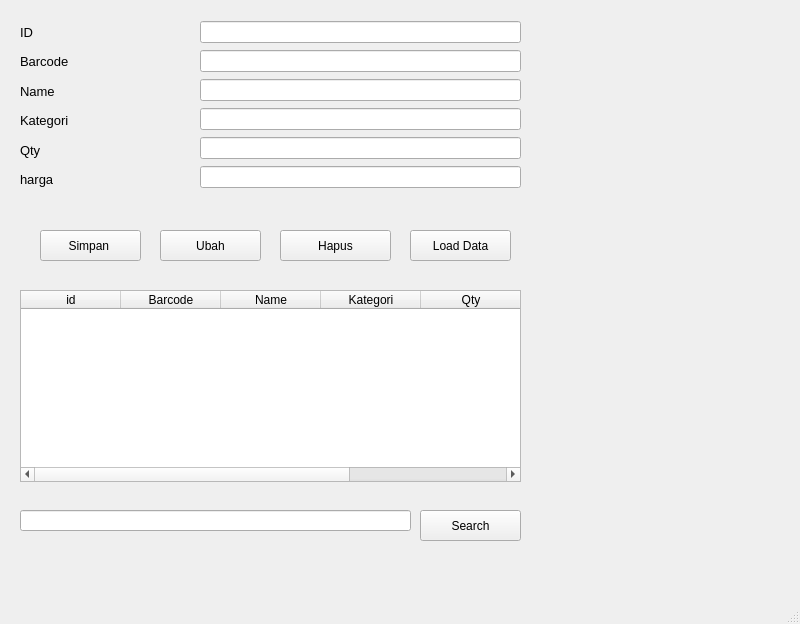
<?xml version="1.0" encoding="UTF-8"?>
<ui version="4.0">
 <class>MainWindow</class>
 <widget class="QMainWindow" name="MainWindow">
  <property name="geometry">
   <rect>
    <x>0</x>
    <y>0</y>
    <width>800</width>
    <height>624</height>
   </rect>
  </property>
  <property name="windowTitle">
   <string>MainWindow</string>
  </property>
  <widget class="QWidget" name="centralwidget">
   <widget class="QWidget" name="verticalLayoutWidget">
    <property name="geometry">
     <rect>
      <x>20</x>
      <y>20</y>
      <width>171</width>
      <height>171</height>
     </rect>
    </property>
    <layout class="QVBoxLayout" name="verticalLayout">
     <item>
      <widget class="QLabel" name="label">
       <property name="font">
        <font>
         <pointsize>10</pointsize>
        </font>
       </property>
       <property name="text">
        <string>ID</string>
       </property>
      </widget>
     </item>
     <item>
      <widget class="QLabel" name="label_2">
       <property name="font">
        <font>
         <pointsize>10</pointsize>
        </font>
       </property>
       <property name="text">
        <string>Barcode</string>
       </property>
      </widget>
     </item>
     <item>
      <widget class="QLabel" name="label_3">
       <property name="font">
        <font>
         <pointsize>10</pointsize>
        </font>
       </property>
       <property name="text">
        <string>Name</string>
       </property>
      </widget>
     </item>
     <item>
      <widget class="QLabel" name="label_4">
       <property name="font">
        <font>
         <pointsize>10</pointsize>
        </font>
       </property>
       <property name="text">
        <string>Kategori</string>
       </property>
      </widget>
     </item>
     <item>
      <widget class="QLabel" name="label_6">
       <property name="font">
        <font>
         <pointsize>10</pointsize>
        </font>
       </property>
       <property name="text">
        <string>Qty</string>
       </property>
      </widget>
     </item>
     <item>
      <widget class="QLabel" name="label_5">
       <property name="font">
        <font>
         <pointsize>10</pointsize>
        </font>
       </property>
       <property name="text">
        <string>harga</string>
       </property>
      </widget>
     </item>
    </layout>
   </widget>
   <widget class="QWidget" name="verticalLayoutWidget_2">
    <property name="geometry">
     <rect>
      <x>200</x>
      <y>20</y>
      <width>321</width>
      <height>169</height>
     </rect>
    </property>
    <layout class="QVBoxLayout" name="verticalLayout_2">
     <item>
      <widget class="QLineEdit" name="lineEdit_2"/>
     </item>
     <item>
      <widget class="QLineEdit" name="lineEdit_5"/>
     </item>
     <item>
      <widget class="QLineEdit" name="lineEdit_4"/>
     </item>
     <item>
      <widget class="QLineEdit" name="lineEdit_6"/>
     </item>
     <item>
      <widget class="QLineEdit" name="lineEdit_3"/>
     </item>
     <item>
      <widget class="QLineEdit" name="lineEdit"/>
     </item>
    </layout>
   </widget>
   <widget class="QPushButton" name="pushButton">
    <property name="geometry">
     <rect>
      <x>40</x>
      <y>230</y>
      <width>101</width>
      <height>31</height>
     </rect>
    </property>
    <property name="text">
     <string>Simpan </string>
    </property>
   </widget>
   <widget class="QPushButton" name="pushButton_2">
    <property name="geometry">
     <rect>
      <x>160</x>
      <y>230</y>
      <width>101</width>
      <height>31</height>
     </rect>
    </property>
    <property name="text">
     <string>Ubah</string>
    </property>
   </widget>
   <widget class="QPushButton" name="pushButton_3">
    <property name="geometry">
     <rect>
      <x>280</x>
      <y>230</y>
      <width>111</width>
      <height>31</height>
     </rect>
    </property>
    <property name="text">
     <string>Hapus</string>
    </property>
   </widget>
   <widget class="QPushButton" name="pushButton_4">
    <property name="geometry">
     <rect>
      <x>410</x>
      <y>230</y>
      <width>101</width>
      <height>31</height>
     </rect>
    </property>
    <property name="text">
     <string>Load Data</string>
    </property>
   </widget>
   <widget class="QTableWidget" name="tableWidget">
    <property name="geometry">
     <rect>
      <x>20</x>
      <y>290</y>
      <width>501</width>
      <height>192</height>
     </rect>
    </property>
    <column>
     <property name="text">
      <string>id</string>
     </property>
    </column>
    <column>
     <property name="text">
      <string>Barcode</string>
     </property>
    </column>
    <column>
     <property name="text">
      <string>Name</string>
     </property>
    </column>
    <column>
     <property name="text">
      <string>Kategori</string>
     </property>
    </column>
    <column>
     <property name="text">
      <string>Qty</string>
     </property>
    </column>
    <column>
     <property name="text">
      <string>Harga</string>
     </property>
    </column>
   </widget>
   <widget class="QLineEdit" name="lineEdit_7">
    <property name="geometry">
     <rect>
      <x>20</x>
      <y>510</y>
      <width>391</width>
      <height>21</height>
     </rect>
    </property>
   </widget>
   <widget class="QPushButton" name="pushButton_5">
    <property name="geometry">
     <rect>
      <x>420</x>
      <y>510</y>
      <width>101</width>
      <height>31</height>
     </rect>
    </property>
    <property name="text">
     <string>Search</string>
    </property>
   </widget>
  </widget>
  <widget class="QMenuBar" name="menubar">
   <property name="geometry">
    <rect>
     <x>0</x>
     <y>0</y>
     <width>800</width>
     <height>26</height>
    </rect>
   </property>
  </widget>
  <widget class="QStatusBar" name="statusbar"/>
 </widget>
 <resources/>
 <connections/>
</ui>
